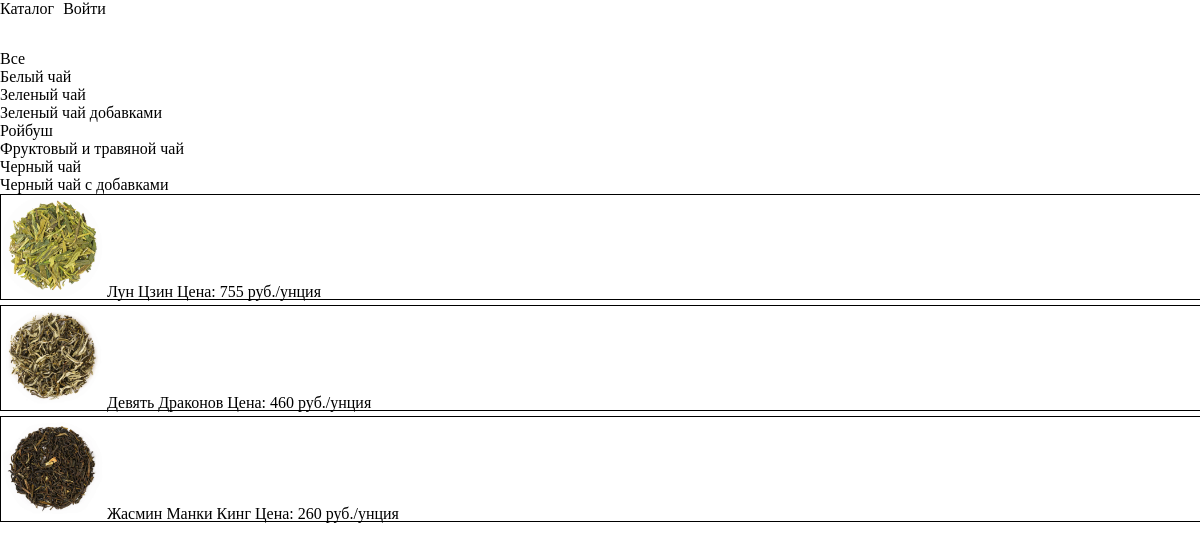
Screenshot of /catalog.php?id=2 with the database file from the repository.
### tables this page shows
CREATE TABLE `part_tea` (
  `id_part` int NOT NULL,
  `name` varchar(50) DEFAULT NULL
);

CREATE TABLE `tea` (
  `id_tea` int NOT NULL,
  `name` varchar(100) NOT NULL,
  `price` int DEFAULT NULL,
  `img` varchar(255) NOT NULL,
  `contry` varchar(100) DEFAULT NULL,
  `part` int NOT NULL,
  `vkus` varchar(100) DEFAULT NULL,
  `ingr` varchar(100) DEFAULT NULL,
  `main_note` varchar(100) DEFAULT NULL,
  `info` varchar(255) DEFAULT NULL
);

### catalog.php (called while the page is built)
<?php
    include('basis/session.php');
    include('basis/header.php');
    include('content/catalog.php');
    include('basis/footer.php');
?>

### content/catalog.php (the view)
<?php
    if(isset($_GET['id'])){
    $id = $_GET['id'];
    }
    if(isset($id)){
        if($id != 0){
            $push = "select * from tea where part = ".$id." order by id_tea DESC";
        }
        else{
            $push = "select * from tea order by id_tea DESC";
        }
    }else{
    $push = "select * from tea order by id_tea DESC";
    }
    $catalog = mysqli_query($db, $push);
    $push = "SELECT * FROM `part_tea`";
    $category = mysqli_query($db, $push);
?>
<div>
<p><a href="catalog.php?id=0">Все</a></p>
<?php
    while($rew = mysqli_fetch_array($category)){
?>
    <p><a href="catalog.php?id=<?php echo $rew['id_part']; ?>"><?php echo $rew['name']; ?></a></p>
<?php } ?>
</div>
<div class="catalog">
<?php
    while($row = mysqli_fetch_array($catalog)){
?>
    <a href="tovar.php?id=<?php echo $row['id_tea']; ?>">
        <div class="tovar">
            <img class="tovar_element" src="img/tea/<?php echo $row['img']; ?>" alt="">
            <p class="tovar_element"><?php echo $row['name']; ?></p>
            <p class="tovar_element">Цена: <?php echo $row['price']; ?> руб./унция</p>
        </div>
    </a>
<?php
    }
?>
</div>

### basis/header.php (shortened to what this page needs)
<!DOCTYPE html>
<html lang="ru">
<head>
    <link rel="stylesheet" href="css/style.css">
</head>
<body>
<header>
    <a href="catalog.php">Каталог</a>
    <?php
        if(isset($_SESSION['id'])){
            echo '<a href="logout.php">Выйти</a>';
        }
        else{
            echo '<a href="aut.php">Войти</a>';
        }
    ?>
</header>

### basis/footer.php
</body>
</html>

### css/style.css (style rules this page uses)
body { width: 100%; height: 100%; margin: 0; }
header { width: 100%; height: 50px; }
a { text-decoration: none; color: #000; }
.catalog { width: 100%; }
.tovar { height: 100px; width: 100%; border: 1px solid #000; margin-bottom: 5px; padding: 2px; }
.tovar img { height: 100%; }
.tovar_element { display: inline; }
header a { margin-right: 5px; }
p { margin: 0; padding: 0; }

### rows the page displays
part_tea: name "Белый чай"
part_tea: name "Зеленый чай"
part_tea: name "Зеленый чай добавками"
part_tea: name "Ройбуш"
part_tea: name "Фруктовый и травяной чай"
part_tea: name "Черный чай"
part_tea: name "Черный чай с добавками"
tea: img (picture), name "Лун Цзин", price "755"
tea: img (picture), name "Девять Драконов", price "460"
tea: img (picture), name "Жасмин Манки Кинг", price "260"
